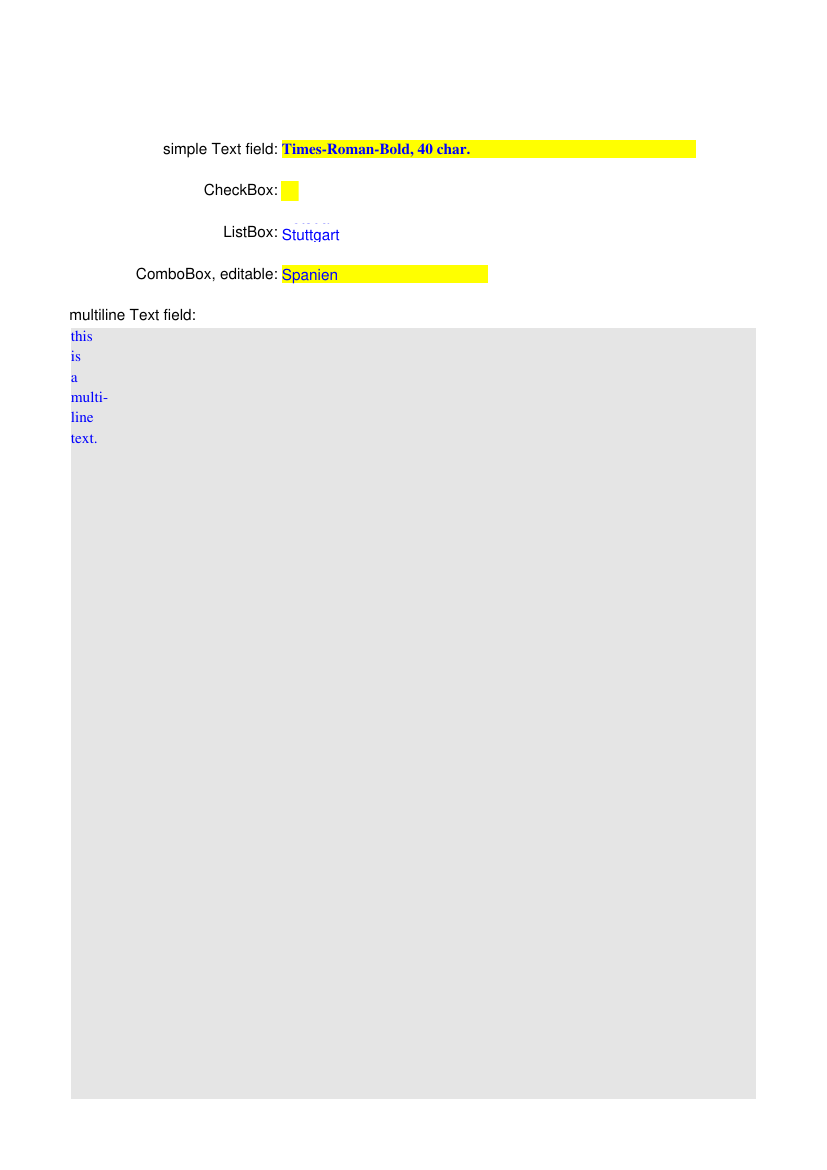

Recreate this plot in Python.
# -*- coding: utf-8 -*-
"""
Demo script: Create a simple Form PDF
-----------------------------------------

Features:
---------
Create a new PDF and insert 5 PDF Form fields, so-called "widgets" on the
page.

Using a suitable PDF Viewer, these fields can be modified und the PDF
then saved.

Focus is to demonstrates what can be done - not creating a Form that
makes any particular sense.

Note that the output PDF is very small. On Windows, viewers like Adobe Reader,
Nitro PDF Reader and PDF-XChange display the fields correctly, while SumatraPDF
will only show them, after they have been filled by some capable viewer. The reason
for this is, that SumatraPDF is currently based on a backlevel MuPDF version,
which ignores widgets without an appearance stream (so-called /AP object).

Dependencies
--------------
PyMuPDF v1.13.11
"""
import fitz
doc = fitz.open()
page = doc.newPage()
gold = (1, 1, 0)                                 # define some colors
blue = (0, 0, 1)
gray = (0.9, 0.9, 0.9)
fontsize = 11                                    # define a fontsize
lineheight = fontsize + 4

#------------------------------------------------------------------------------
# Field 1: Simple Text
#------------------------------------------------------------------------------
r11 = fitz.Rect(50, 100, 200, 100 + lineheight)  # rect of field label
r12 = r11 + (r11.width+2, 0, r11.width+2, 0)     # rect of field value
page.insertTextbox(r11, "simple Text field:", align = fitz.TEXT_ALIGN_RIGHT)

widget = fitz.Widget()                           # create a widget object
widget.border_color = blue                       # border color
widget.border_width = 0.3                        # border width
widget.field_name = "textfield-1"                # field name
widget.field_type = fitz.ANNOT_WG_TEXT           # field type
widget.fill_color = gold                         # field background
widget.rect = r12                                # set field rectangle
widget.text_color = blue                         # rext color
widget.text_font = "tibo"                        # use font Times-Bold
widget.text_fontsize = fontsize                  # set fontsize
widget.text_maxlen = 40                          # restrict to 40 characters
annot = page.addWidget(widget)                   # create the field

#------------------------------------------------------------------------------
# Field 2: CheckBox
#------------------------------------------------------------------------------
r21 = r11 + (0, 2 * lineheight, 0, 2 * lineheight)
r22 = r21 + (r21.width+2, 0, lineheight, 0)
page.insertTextbox(r21, "CheckBox:", align = fitz.TEXT_ALIGN_RIGHT)

widget = fitz.Widget()
widget.border_style = "b"
widget.field_name = "Button-1"
widget.field_type = fitz.ANNOT_WG_CHECKBOX
widget.fill_color = gold
widget.rect = r22
widget.text_color = blue
widget.text_font = "ZaDb"
annot = page.addWidget(widget)

#------------------------------------------------------------------------------
# Field 3: ListBox
#------------------------------------------------------------------------------
r31 = r21 + (0, 2 * lineheight, 0, 2 * lineheight)
r32 = r31 + (r31.width+2, 0, r31.width+2, 0)
page.insertTextbox(r31, "ListBox:", align = fitz.TEXT_ALIGN_RIGHT)

widget = fitz.Widget()
widget.field_name = "ListBox-1"
widget.field_type = fitz.ANNOT_WG_LISTBOX
widget.fill_color = gold
widget.list_values = ["Frankfurt", "Hamburg", "Stuttgart", "Hannover", "Berlin", "München", "Köln", "Potsdam"]
widget.list_values.sort()                        # sort the choices 
widget.rect = r32
widget.text_color = blue
widget.field_flags = 0
annot = page.addWidget(widget)

#------------------------------------------------------------------------------
# Field 4: ComboBox
#------------------------------------------------------------------------------
r41 = r31 + (0, 2 * lineheight, 0, 2 * lineheight)
r42 = r41 + (r41.width+2, 0, r41.width+2, 0)
page.insertTextbox(r41, "ComboBox, editable:", align = fitz.TEXT_ALIGN_RIGHT)
widget = fitz.Widget()
widget.field_flags = fitz.WIDGET_Ff_Edit         # make field editable
widget.field_name = "ComboBox-1"
widget.field_type = fitz.ANNOT_WG_COMBOBOX
widget.fill_color = gold
widget.list_values = ["Spanien", "Frankreich", "Holland", "Dänemark", "Schweden", "Norwegen", "England", "Polen", "Russland", "Italien", "Portugal", "Griechenland"]
widget.list_values.sort()                        # sort the choices
widget.rect = r42
widget.text_color = blue
widget.text_fontsize = fontsize
annot = page.addWidget(widget)

#------------------------------------------------------------------------------
# Field 5: Large Text field, covering rest of page, allows multiple lines.
#------------------------------------------------------------------------------
r51 = r41 + (0, 2 * lineheight, 0, 2 * lineheight)
r52 = fitz.Rect(r51.bl, page.rect.width - 50, page.rect.height - 50)
page.insertTextbox(r51, "multiline Text field:")
widget = fitz.Widget()
widget.field_name = "textfield-2"
widget.field_flags = fitz.WIDGET_Ff_Multiline
widget.field_type = fitz.ANNOT_WG_TEXT
widget.fill_color = gray
widget.rect = r52
widget.text_color = blue
widget.text_font = "TiRo"
widget.text_fontsize = fontsize
annot = page.addWidget(widget)

doc.save("widgettest.pdf", pretty = True)
